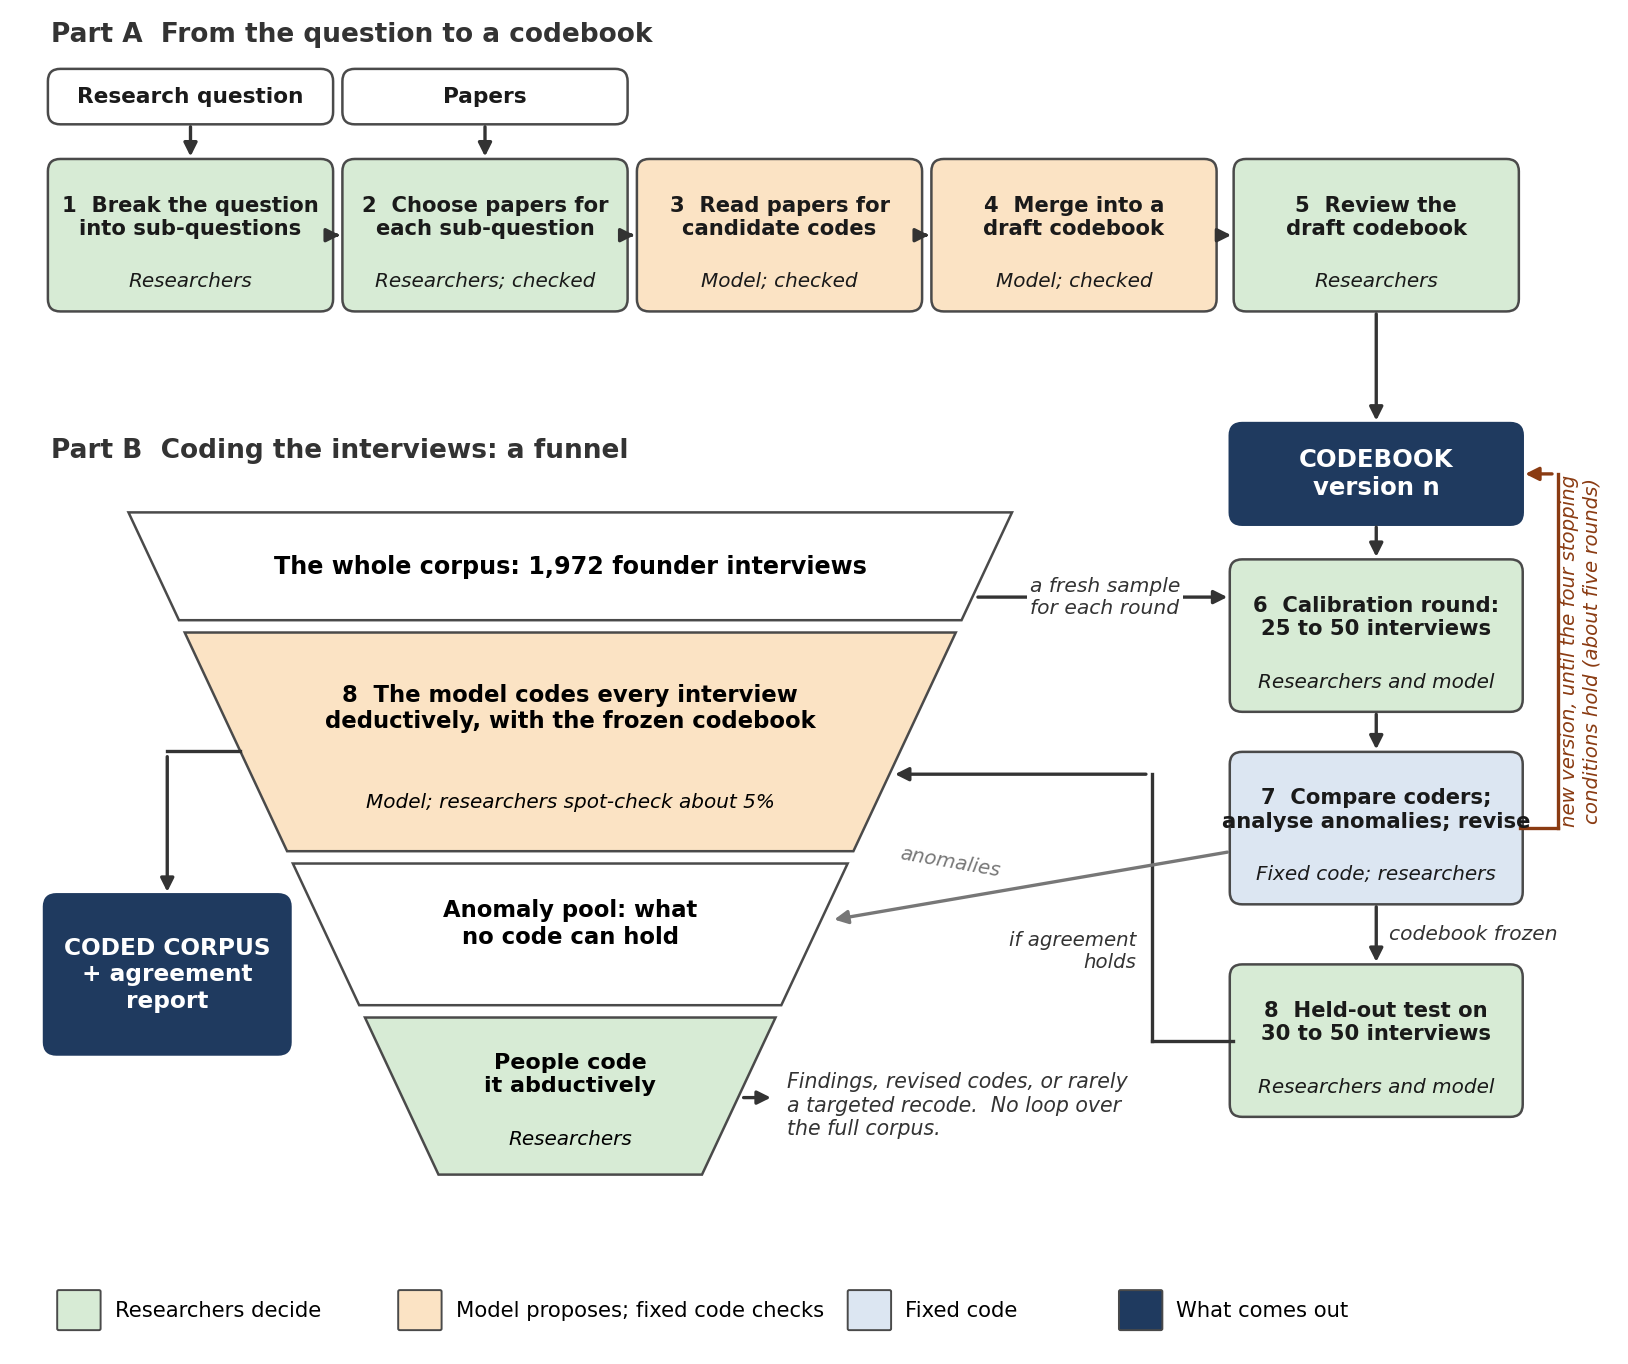

Reproduce this figure in Python.
"""Draw the harness as a funnel, for the proposal (not the technical document).

Usage: python funnel.py funnel.png   (needs matplotlib)
Part A is a row of stages from the question to a codebook. Part B is a funnel:
the whole corpus at the top, coded by the model with the frozen codebook, and
the narrow anomaly residue at the bottom, coded by people. The calibration loop
and the held-out test sit beside the funnel.
"""
import sys

import matplotlib
matplotlib.use("Agg")
import matplotlib.pyplot as plt
from matplotlib.patches import FancyBboxPatch, Polygon

OUT = sys.argv[1]
FILL = {"people": "#D7EBD5", "model": "#FBE3C4", "code": "#DCE6F2", "out": "#1F3A5F", "input": "#FFFFFF"}
EDGE = "#4A4A4A"
LOOP = "#8A3B12"

fig, ax = plt.subplots(figsize=(10.25, 8.6))
ax.set_xlim(0, 10.25); ax.set_ylim(-0.35, 8.25); ax.axis("off")


def box(x, y, title, who, kind, n=None, w=1.8, h=0.95, fs=7.6):
    ax.add_patch(FancyBboxPatch((x - w / 2, y - h / 2), w, h, boxstyle="round,pad=0.02,rounding_size=0.08",
                                fc=FILL[kind], ec=EDGE if kind != "out" else FILL[kind],
                                lw=0.9))
    color = "white" if kind == "out" else "#1A1A1A"
    if who:
        ax.text(x, y + 0.12, title, ha="center", va="center", fontsize=fs, weight="bold", color=color)
        ax.text(x, y - 0.3, who, ha="center", va="center", fontsize=7.2, style="italic", color=color)
    else:
        ax.text(x, y, title, ha="center", va="center", fontsize=fs + 0.6, weight="bold", color=color)


def arrow(pts, text=None, tpos=None, color="#333333", ha="center"):
    for (x0, y0), (x1, y1) in zip(pts[:-2], pts[1:-1]):
        ax.plot([x0, x1], [y0, y1], color=color, lw=1.2)
    ax.annotate("", xy=pts[-1], xytext=pts[-2], arrowprops=dict(arrowstyle="-|>", color=color, lw=1.2))
    if text:
        ax.text(*tpos, text, fontsize=7.3, color=color, ha=ha, va="center", style="italic",
                bbox=dict(fc="white", ec="none", pad=1))


# ---------- Part A: from the question to a codebook ----------
X = [1.1, 3.0, 4.9, 6.8, 8.75]
ya = 6.85
ax.text(0.2, 8.15, "Part A  From the question to a codebook", fontsize=9.5, weight="bold", color="#333333", va="center")
box(X[0], 7.75, "Research question", "", "input", h=0.32, fs=7.2)
box(X[1], 7.75, "Papers", "", "input", h=0.32, fs=7.2)
box(X[0], ya, "1  Break the question\ninto sub-questions", "Researchers", "people", n=1)
box(X[1], ya, "2  Choose papers for\neach sub-question", "Researchers; checked", "people", n=2)
box(X[2], ya, "3  Read papers for\ncandidate codes", "Model; checked", "model", n=3)
box(X[3], ya, "4  Merge into a\ndraft codebook", "Model; checked", "model", n=4)
box(X[4], ya, "5  Review the\ndraft codebook", "Researchers", "people", n=5)
for i in (0, 1):
    arrow([(X[i], 7.59), (X[i], ya + 0.475)])
for a in range(4):
    arrow([(X[a] + 0.9, ya), (X[a + 1] - 0.9, ya)])

# ---------- Part B: the funnel ----------
CX, TOP, BOT, TW, BW = 3.55, 5.05, 0.75, 5.7, 1.7   # centre, top and bottom y, top and bottom widths


def half(y):
    return (BW + (TW - BW) * (y - BOT) / (TOP - BOT)) / 2


def layer(y0, y1, kind, n=None):
    pts = [(CX - half(y1), y1), (CX + half(y1), y1), (CX + half(y0), y0), (CX - half(y0), y0)]
    ax.add_patch(Polygon(pts, closed=True, fc=FILL[kind], ec=EDGE, lw=0.9))


ax.text(0.2, 5.45, "Part B  Coding the interviews: a funnel", fontsize=9.5, weight="bold", color="#333333", va="center")
L1, L2, L3, L4 = (4.35, 5.05), (2.85, 4.27), (1.85, 2.77), (0.75, 1.77)
layer(*L1, "input")
ax.text(CX, 4.7, "The whole corpus: 1,972 founder interviews", ha="center", va="center", fontsize=8.6, weight="bold")
layer(*L2, "model", n=8)
ax.text(CX, 3.78, "8  The model codes every interview\ndeductively, with the frozen codebook", ha="center", va="center",
        fontsize=8.2, weight="bold")
ax.text(CX, 3.17, "Model; researchers spot-check about 5%", ha="center", va="center", fontsize=7.2, style="italic")
layer(*L3, "input")
ax.text(CX, 2.38, "Anomaly pool: what\nno code can hold", ha="center", va="center", fontsize=8.2, weight="bold")
layer(*L4, "people", n=8)
ax.text(CX, 1.4, "People code\nit abductively", ha="center", va="center", fontsize=8, weight="bold")
ax.text(CX, 0.98, "Researchers", ha="center", va="center", fontsize=7.2, style="italic")

# what comes out of the funnel
box(0.95, 2.05, "CODED CORPUS\n+ agreement\nreport", "", "out", w=1.55, h=1.0, fs=7.8)
arrow([(CX - half(3.5), 3.5), (0.95, 3.5), (0.95, 2.55)])
ax.text(CX + 1.4, 1.2, "Findings, revised codes, or rarely\na targeted recode.  No loop over\nthe full corpus.",
        fontsize=7.4, va="center", ha="left", style="italic", color="#333333")
arrow([(CX + half(1.25), 1.25), (CX + 1.33, 1.25)], color="#333333")

# ---------- beside the funnel: calibration loop and held-out test ----------
CC, CW = 8.75, 1.85
box(CC, 5.3, "CODEBOOK\nversion n", "", "out", w=CW, h=0.62, fs=8.2)
box(CC, 4.25, "6  Calibration round:\n25 to 50 interviews", "Researchers and model", "people", n=6, w=CW)
box(CC, 3.0, "7  Compare coders;\nanalyse anomalies; revise", "Fixed code; researchers", "code", n=7, w=CW)
box(CC, 1.62, "8  Held-out test on\n30 to 50 interviews", "Researchers and model", "people", n=8, w=CW)
arrow([(X[4], ya - 0.475), (CC, 5.61)])
arrow([(CC, 4.99), (CC, 4.725)])
arrow([(CC, 3.775), (CC, 3.475)])
arrow([(CC + CW / 2, 3.0), (9.92, 3.0), (9.92, 5.3), (CC + CW / 2, 5.3)], color=LOOP)
ax.text(10.07, 4.15, "new version, until the four stopping\nconditions hold (about five rounds)",
        fontsize=7.1, color=LOOP, ha="center", va="center", style="italic", rotation=90)
arrow([(CC, 2.525), (CC, 2.095)], "codebook frozen", (CC + 0.08, 2.31), ha="left")
arrow([(CC - CW / 2, 1.62), (7.3, 1.62), (7.3, 3.35), (CX + half(3.35), 3.35)])
ax.text(7.2, 2.2, "if agreement\nholds", fontsize=7.1, ha="right", va="center", style="italic", color="#333333")
arrow([(CX + half(4.5), 4.5), (CC - CW / 2, 4.5)], "a fresh sample\nfor each round", (7.0, 4.5))
arrow([(CC - CW / 2, 2.85), (CX + half(2.4) + 0.05, 2.4)], color="#777777")
ax.text(6.0, 2.78, "anomalies", fontsize=7.1, color="#777777", ha="center", va="center", style="italic", rotation=-10)

# legend
items = [("people", "Researchers decide"), ("model", "Model proposes; fixed code checks"),
         ("code", "Fixed code"), ("out", "What comes out")]
for i, (k, t) in enumerate(items):
    x = [0.25, 2.45, 5.35, 7.1][i]
    ax.add_patch(FancyBboxPatch((x, -0.25), 0.26, 0.24, boxstyle="round,pad=0.01", fc=FILL[k], ec=EDGE, lw=0.7))
    ax.text(x + 0.36, -0.13, t, fontsize=7.6, va="center")

fig.savefig(OUT, dpi=200, bbox_inches="tight", facecolor="white")
print("saved", OUT)
